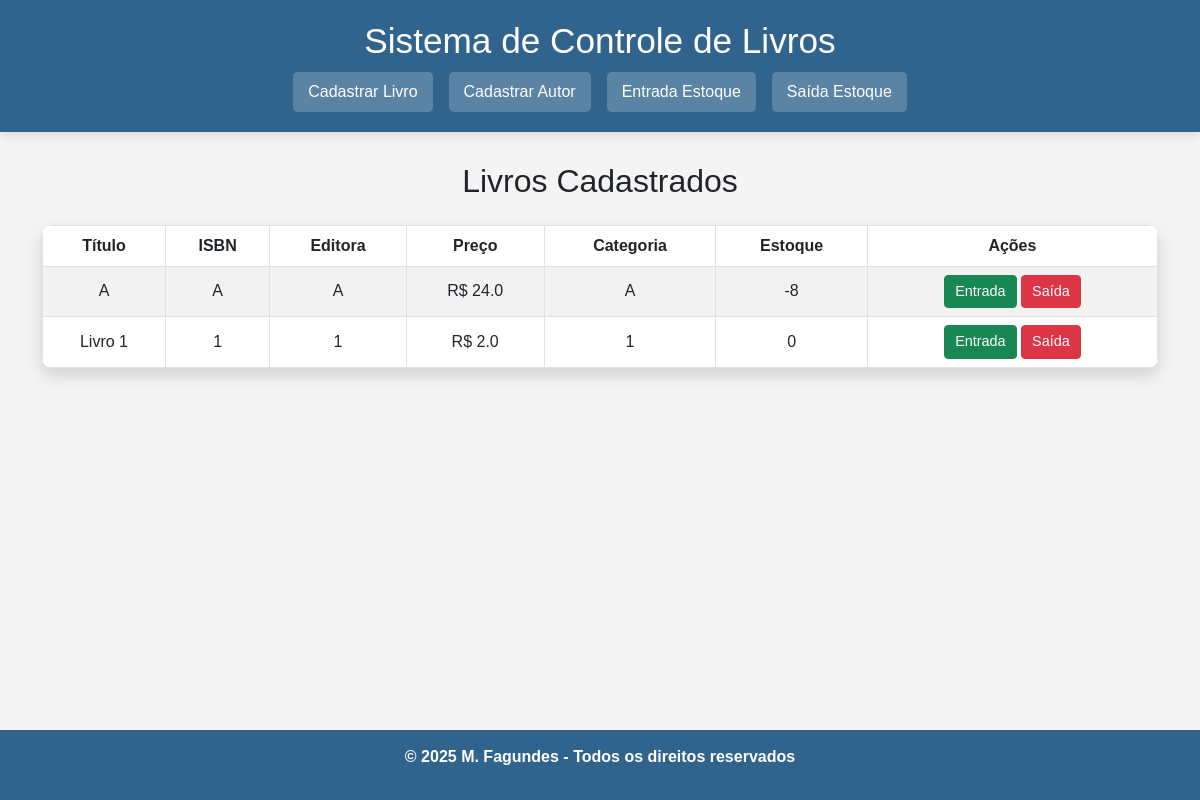
/, run on an earlier commit of the app's database.
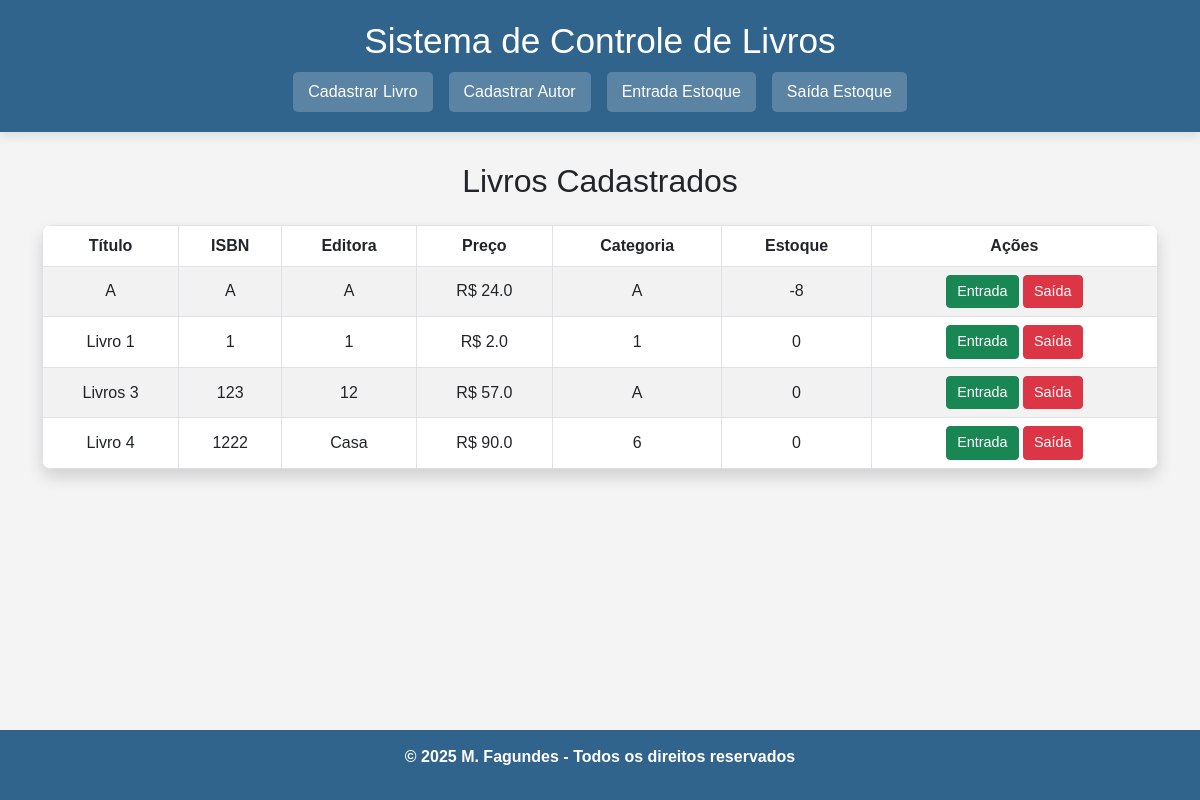
And on a later commit of the database.
### tables this page shows
CREATE TABLE livros (
            id INTEGER PRIMARY KEY AUTOINCREMENT,
            titulo TEXT NOT NULL,
            isbn TEXT NOT NULL UNIQUE,
            edicao TEXT NOT NULL,
            editora TEXT NOT NULL,
            ano_publicacao INTEGER NOT NULL,
            preco_capa REAL NOT NULL,
            categoria TEXT NOT NULL
        );

### app.py (the view)
@app.route('/')
def index():
    conn = get_db()
    c = conn.cursor()
    c.execute("""
        SELECT l.id, l.titulo, l.isbn, l.editora, l.preco_capa, l.categoria,
               COALESCE(SUM(e.quantidade), 0) AS estoque
        FROM livros l
        LEFT JOIN estoque e ON l.id = e.livro_id
        GROUP BY l.id
    """)
    livros = c.fetchall()
    conn.close()
    return render_template('index.html', livros=livros)

### app.py (called while the page is built)
def get_db():
    conn = sqlite3.connect('estoque.db')
    conn.row_factory = sqlite3.Row
    return conn

### templates/index.html (shortened to what this page needs)
<!DOCTYPE html>
<html lang="pt-BR">
<head>
    <link href="https://cdn.jsdelivr.net/npm/bootstrap@5.3.0/dist/css/bootstrap.min.css" rel="stylesheet">
</head>
<body>
    <header>
        <h1>Sistema de Controle de Livros</h1>
        <nav class="d-flex justify-content-center gap-3">
            <a href="{{ url_for('add_livro') }}" class="nav-link">Cadastrar Livro</a>
            <a href="{{ url_for('add_autor') }}" class="nav-link">Cadastrar Autor</a>
            <a href="{{ url_for('entrada_estoque', livro_id=1) }}" class="nav-link">Entrada Estoque</a>
            <a href="{{ url_for('saida_estoque', livro_id=1) }}" class="nav-link">Saída Estoque</a>
        </nav>
    </header>
    <div class="container">
        <h2 class="text-center mb-4">Livros Cadastrados</h2>
        <table class="table table-striped table-bordered shadow">
            <thead>
                <tr>
                    <th>Título</th>
                    <th>ISBN</th>
                    <th>Editora</th>
                    <th>Preço</th>
                    <th>Categoria</th>
                    <th>Estoque</th>
                    <th>Ações</th>
                </tr>
            </thead>
            <tbody>
                {% for livro in livros %}
                    <tr>
                        <td>{{ livro['titulo'] }}</td>
                        <td>{{ livro['isbn'] }}</td>
                        <td>{{ livro['editora'] }}</td>
                        <td>R$ {{ livro['preco_capa'] }}</td>
                        <td>{{ livro['categoria'] }}</td>
                        <td>{{ livro['estoque'] }}</td>
                        <td>
                            <a href="{{ url_for('entrada_estoque', livro_id=livro['id']) }}" class="btn btn-success btn-sm">Entrada</a>
                            <a href="{{ url_for('saida_estoque', livro_id=livro['id']) }}" class="btn btn-danger btn-sm">Saída</a>
                        </td>
                    </tr>
                {% endfor %}
            </tbody>
        </table>
    </div>
    <footer>
        <p>&copy; 2025 M. Fagundes - Todos os direitos reservados</p>
    </footer>
</body>
</html>

### templates/index.html (style rules this page uses)
body { background-color: #f4f4f4; font-family: Arial, sans-serif; display: flex; flex-direction: column; min-height: 100vh; }
header { background-color: #31648d; color: white; padding: 20px 0; text-align: center; box-shadow: 0px 4px 10px rgba(0, 0, 0, 0.1); }
header h1 { font-size: 2.2rem; margin-bottom: 10px; }
nav { margin-top: 10px; }
nav .nav-link { font-size: 1rem; color: white; background-color: rgba(255, 255, 255, 0.2); padding: 8px 15px; border-radius: 5px; transition: background 0.3s; }
.container { flex: 1; margin-top: 30px; }
table { background-color: white; border-radius: 10px; overflow: hidden; }
table th { background-color: #6cb2eb; color: white; text-align: center; }
table td { text-align: center; vertical-align: middle; }
.btn-sm { padding: 5px 10px; font-size: 0.9rem; }
footer { position: fixed; bottom: 0; width: 100%; text-align: center; padding: 15px 0; background-color: #31648d; color: white; font-weight: bold; }

What changed in the data, as far as the page shows it:
added livros: titulo "Livros 3", isbn "123", editora "12", preco_capa "57.0", categoria "A", estoque "0"
added livros: titulo "Livro 4", isbn "1222", editora "Casa", preco_capa "90.0", categoria "6", estoque "0"
